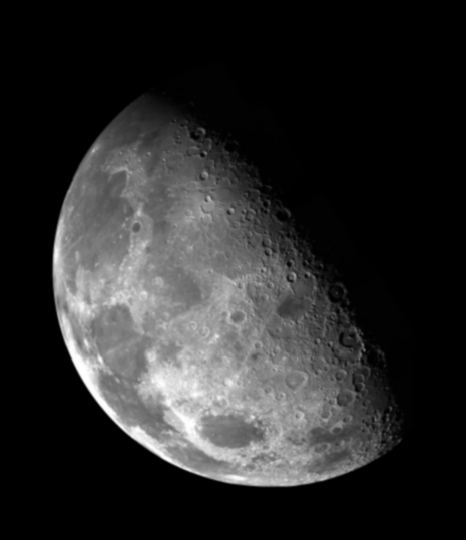
%> input picture exp1/IMG-1/7.tif, 466 x 540 px
$ octave m04_histogram2.m   (GNU Octave 9; MATLAB toolbox functions it lacks are replaced by stand-ins)
%> lines starting %> are read from the running program, lines starting %| are printed output that depends on the picture
org1 = imread('./IMG-1/7.tif');
%> org1 is the input picture: size 540x466 uint8; min 0, max 254, mean 42.7
org2 = imread('./IMG-1/71.tif');
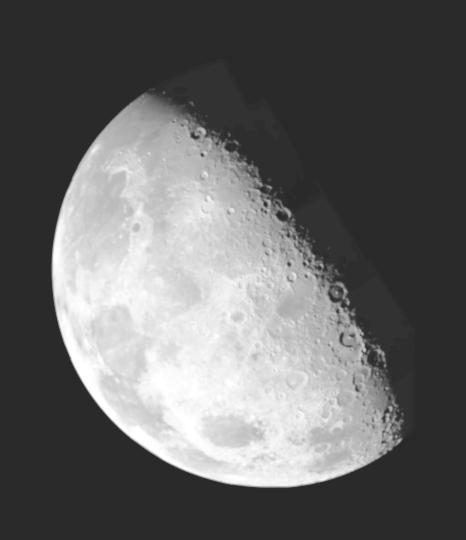
%> input picture exp1/IMG-1/71.tif, 466 x 540 px
%> org2 is the input picture: size 540x466 uint8; min 42, max 255, mean 101.7
sgtitle('图像规定化');
subplot(3, 2, 1);
imshow(org1);
title('原图');

subplot(3, 2, 2);
imhist(org1);
title('原图像直方图');

subplot(3, 2, 3);
imshow(org2);
title('参考图像');

subplot(3, 2, 4);
imhist(org2);
title('参考图像直方图');

img = histeq(org1, imhist(org2));
subplot(3, 2, 5);
imshow(img);
title('规定化后图像');

subplot(3, 2, 6);
imhist(img);
title('规定化后图像直方图');
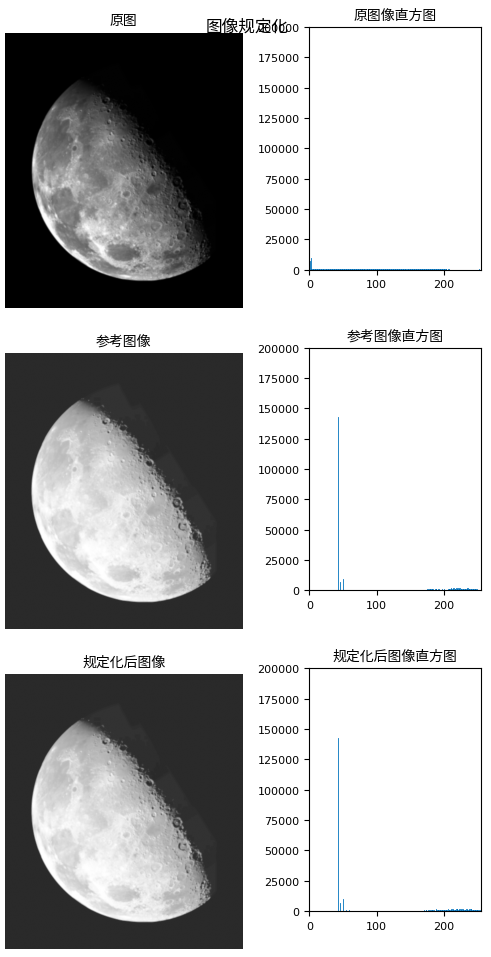
%> figure redrawn from the program's plot data, 6 panels
